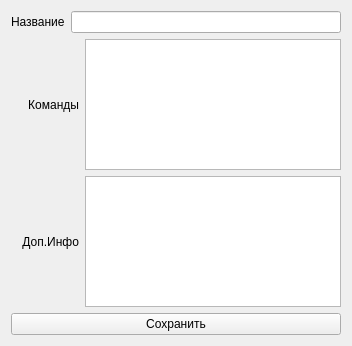
<?xml version="1.0" encoding="UTF-8"?>
<ui version="4.0">
 <class>Form</class>
 <widget class="QWidget" name="Form">
  <property name="geometry">
   <rect>
    <x>0</x>
    <y>0</y>
    <width>352</width>
    <height>346</height>
   </rect>
  </property>
  <property name="windowTitle">
   <string>EdotAction</string>
  </property>
  <layout class="QVBoxLayout" name="verticalLayout">
   <item>
    <layout class="QHBoxLayout" name="horizontalLayout_4">
     <item>
      <widget class="QLabel" name="label">
       <property name="text">
        <string>Название</string>
       </property>
      </widget>
     </item>
     <item>
      <widget class="QLineEdit" name="leAction"/>
     </item>
    </layout>
   </item>
   <item>
    <layout class="QHBoxLayout" name="horizontalLayout_3">
     <item>
      <widget class="QLabel" name="label_2">
       <property name="text">
        <string>Команды</string>
       </property>
       <property name="alignment">
        <set>Qt::AlignRight|Qt::AlignTrailing|Qt::AlignVCenter</set>
       </property>
      </widget>
     </item>
     <item>
      <widget class="QTextEdit" name="teComand">
       <property name="sizePolicy">
        <sizepolicy hsizetype="Preferred" vsizetype="Expanding">
         <horstretch>0</horstretch>
         <verstretch>0</verstretch>
        </sizepolicy>
       </property>
      </widget>
     </item>
    </layout>
   </item>
   <item>
    <layout class="QHBoxLayout" name="horizontalLayout_2">
     <item>
      <widget class="QLabel" name="label_3">
       <property name="text">
        <string>Доп.Инфо</string>
       </property>
       <property name="alignment">
        <set>Qt::AlignRight|Qt::AlignTrailing|Qt::AlignVCenter</set>
       </property>
      </widget>
     </item>
     <item>
      <widget class="QTextEdit" name="teNote">
       <property name="sizePolicy">
        <sizepolicy hsizetype="Preferred" vsizetype="Expanding">
         <horstretch>0</horstretch>
         <verstretch>0</verstretch>
        </sizepolicy>
       </property>
      </widget>
     </item>
    </layout>
   </item>
   <item>
    <layout class="QHBoxLayout" name="horizontalLayout">
     <item>
      <widget class="QPushButton" name="pbSave">
       <property name="text">
        <string>Сохранить</string>
       </property>
      </widget>
     </item>
    </layout>
   </item>
  </layout>
 </widget>
 <resources/>
 <connections/>
</ui>
